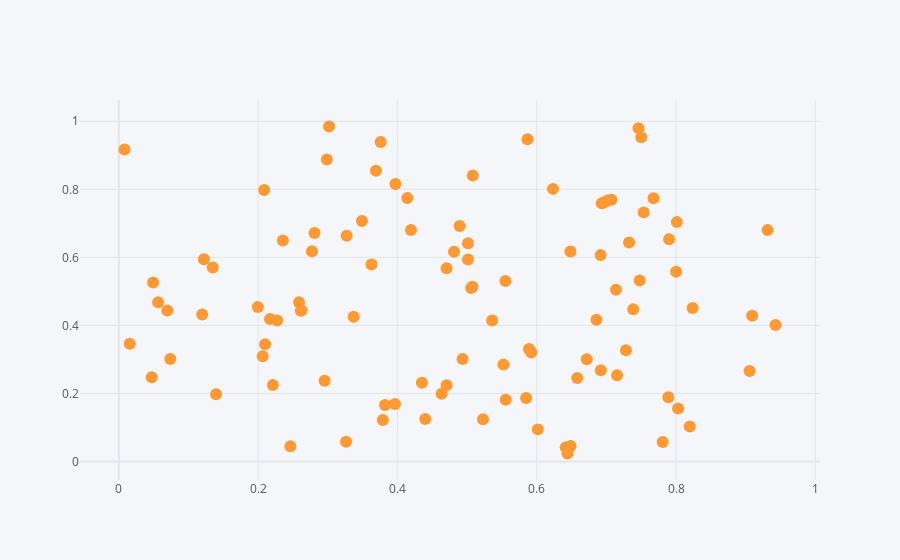

Source (notebook cell):
### Code cell
df.iplot(kind='scatter', x='a',y='b',mode='markers')
